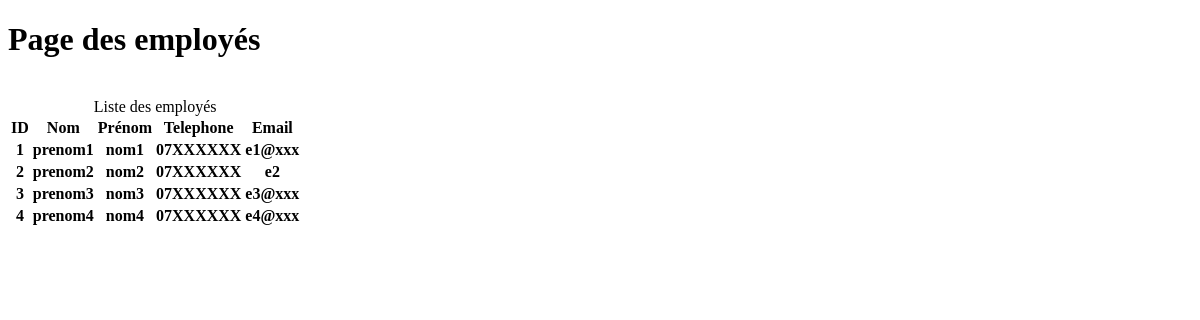
/employes/, run on an earlier commit of the app's database.
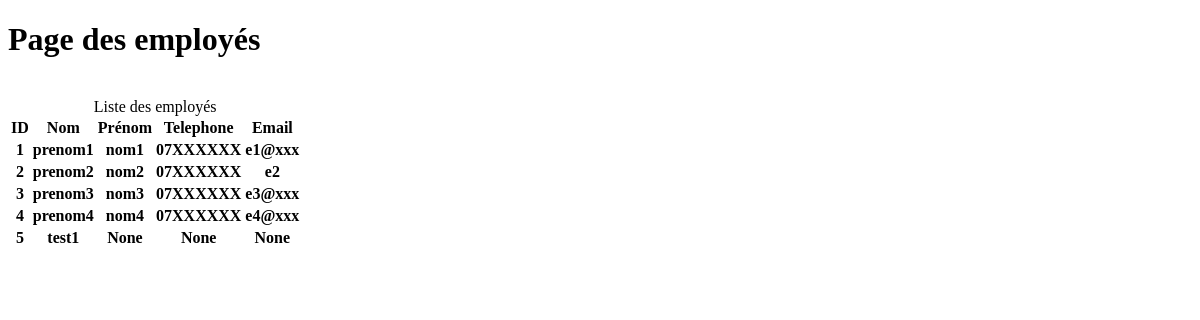
And on a later commit of the database.
### employes/models.py (models this page shows, shortened)
class Employe(models.Model):
    prenomEmploye = models.CharField(max_length=200, null=True)
    nomEmploye = models.CharField(max_length=200, null=True)
    emailEmploye = models.CharField(max_length=200, null=True)
    telEmploye = models.CharField(max_length=200, null=True)
    mdpEmploye = models.CharField(max_length=50, null=True)

### employes/views.py (the view)
# urls.py: path('', views.homeEmploye),
def homeEmploye(request):
    employe = Employe.objects.all()
    context = {'employes': employe}
    return render(request, 'employes/employes.html', context)

### templates/employes/employes.html (shortened to what this page needs)
<!DOCTYPE html>
<html lang="en">
<head>
</head>
<body>
<h1>Page des employés</h1>
<br>
<table>
    <caption>Liste des employés</caption>
    <tr>
        <th>ID</th>
        <th>Nom</th>
        <th>Prénom</th>
        <th>Telephone</th>
        <th>Email</th>
    </tr>
     {% for employe in employes %}
    <tr>
        <th>{{ employe.id }}</th>
        <th>{{ employe.prenomEmploye }}</th>
        <th>{{ employe.nomEmploye }}</th>
        <th>{{ employe.telEmploye }}</th>
        <th>{{ employe.emailEmploye }}</th>
    </tr>
    {% endfor %}
</table>
</body>
</html>

What changed in the data, as far as the page shows it:
added Employe: id "5", prenomEmploye "test1", nomEmploye "None", telEmploye "None", emailEmploye "None"
